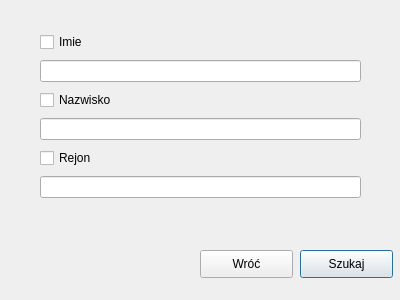
<?xml version="1.0" encoding="UTF-8"?>
<ui version="4.0">
 <class>szukajObslugi</class>
 <widget class="QDialog" name="szukajObslugi">
  <property name="geometry">
   <rect>
    <x>0</x>
    <y>0</y>
    <width>400</width>
    <height>300</height>
   </rect>
  </property>
  <property name="windowTitle">
   <string>Dialog</string>
  </property>
  <widget class="QPushButton" name="szukajButton">
   <property name="geometry">
    <rect>
     <x>300</x>
     <y>250</y>
     <width>93</width>
     <height>28</height>
    </rect>
   </property>
   <property name="text">
    <string>Szukaj</string>
   </property>
  </widget>
  <widget class="QPushButton" name="wrocButton">
   <property name="geometry">
    <rect>
     <x>200</x>
     <y>250</y>
     <width>93</width>
     <height>28</height>
    </rect>
   </property>
   <property name="text">
    <string>Wróć</string>
   </property>
  </widget>
  <widget class="QWidget" name="gridLayoutWidget">
   <property name="geometry">
    <rect>
     <x>40</x>
     <y>30</y>
     <width>321</width>
     <height>171</height>
    </rect>
   </property>
   <layout class="QGridLayout" name="gridLayout">
    <item row="2" column="0">
     <widget class="QCheckBox" name="nazwiskoCB">
      <property name="text">
       <string>Nazwisko</string>
      </property>
     </widget>
    </item>
    <item row="1" column="0">
     <widget class="QLineEdit" name="imieLE"/>
    </item>
    <item row="4" column="0">
     <widget class="QCheckBox" name="rejonCB">
      <property name="text">
       <string>Rejon</string>
      </property>
     </widget>
    </item>
    <item row="3" column="0">
     <widget class="QLineEdit" name="nazwiskoLE"/>
    </item>
    <item row="0" column="0">
     <widget class="QCheckBox" name="imieCB">
      <property name="text">
       <string>Imie</string>
      </property>
     </widget>
    </item>
    <item row="5" column="0">
     <widget class="QLineEdit" name="rejonLE"/>
    </item>
   </layout>
  </widget>
 </widget>
 <resources/>
 <connections/>
</ui>
